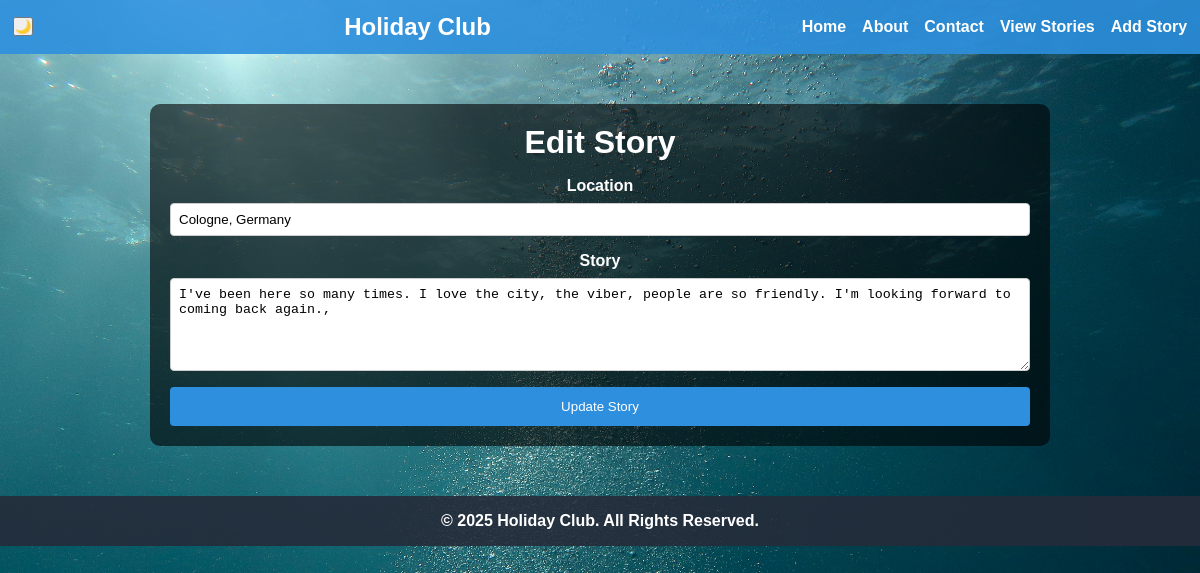
The page /editstory/6 on the database as committed earlier.
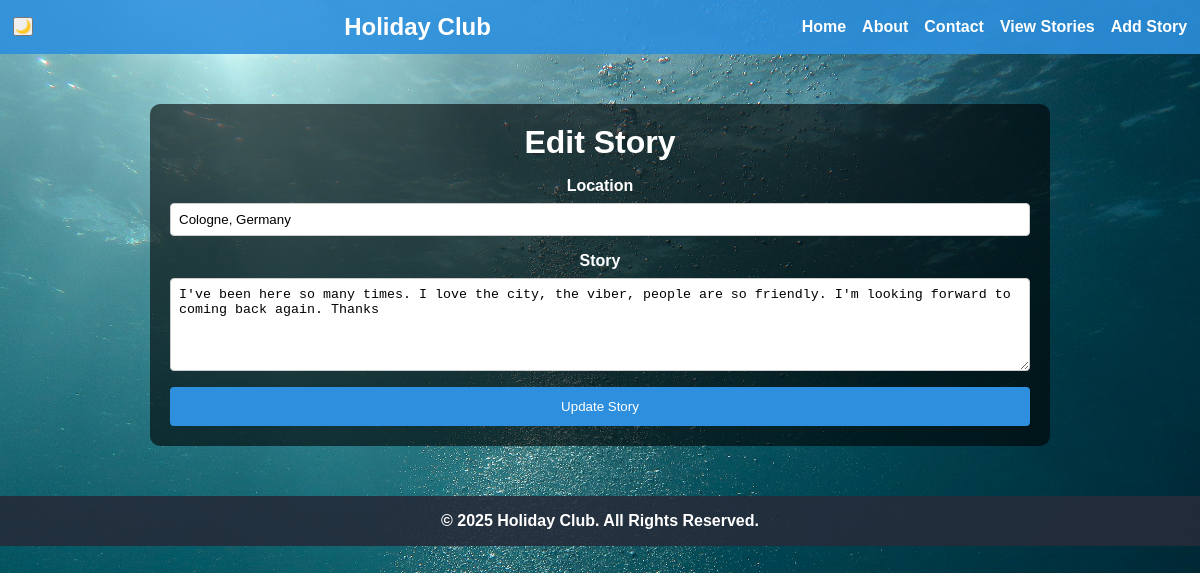
The same page on the database as committed later.
### tables this page shows
CREATE TABLE stories (
            id INTEGER PRIMARY KEY AUTOINCREMENT,
            location TEXT NOT NULL,
            story_text TEXT NOT NULL
        );

### app.py (the view, shortened to what this page needs)
@app.route('/editstory/<int:story_id>', methods=['GET', 'POST'])
def edit_story(story_id):
    conn = get_db_connection()
    story = conn.execute('SELECT * FROM stories WHERE id = ?', (story_id,)).fetchone()
    if story is None:
        conn.close()
        flash("Story not found!", "error")
        return redirect(url_for('view_story'))
    conn.close()
    return render_template('editstory.html', story=story)

### app.py (called while the page is built)
def get_db_connection():
    conn = sqlite3.connect(DATABASE)
    conn.row_factory = sqlite3.Row
    return conn

### templates/editstory.html
{% extends 'base.html' %}
{% block content %}
<h1>Edit Story</h1>
<form method="POST" action="{{ url_for('edit_story', story_id=story.id) }}">
  <div class="form-group">
    <label for="location">Location</label>
    <input type="text" name="location" value="{{ story.location }}" required/>
  </div>
  <div class="form-group">
    <label for="story_text">Story</label>
    <textarea name="story_text" rows="5" required>{{ story.story_text }}</textarea>
  </div>
  <button type="submit">Update Story</button>
</form>
{% endblock %}

### templates/base.html (shortened to what this page needs)
<!DOCTYPE html>
<html lang="en">
<head>
  <link rel="stylesheet" href="{{ url_for('static', filename='css/styles.css') }}">
</head>
<body>
  <nav class="navbar">
    <button id="dark-mode-toggle">🌙</button>
    <div class="nav-logo">
      <a href="{{ url_for('index') }}">Holiday Club</a>
    </div>
    <ul class="nav-links">
      <li><a href="{{ url_for('index') }}">Home</a></li>
      <li><a href="{{ url_for('about') }}">About</a></li>
      <li><a href="{{ url_for('contact') }}">Contact</a></li>
      <li><a href="{{ url_for('view_story') }}">View Stories</a></li>
      <li><a href="{{ url_for('add_story') }}">Add Story</a></li>
    </ul>
  </nav>
  <div class="container">
    {% block content %}
    {% endblock %}
  </div>
  <footer>
    <p>© 2025 Holiday Club. All Rights Reserved.</p>
  </footer>
</body>
</html>

### static/css/styles.css (style rules this page uses)
* { margin: 0; padding: 0; box-sizing: border-box; }
body { background: url("../images/background.jpg") no-repeat center center fixed; background-size: cover; font-family: Arial, sans-serif; color: white; margin: 0; padding: 0; }
h1, h2 { margin-bottom: 1rem; }
.container { background: rgba(0, 0, 0, 0.6); padding: 20px; border-radius: 10px; max-width: 900px; margin: 50px auto; text-align: center; }
.navbar { background-color: rgba(45, 143, 221, 0.9); display: flex; justify-content: space-between; align-items: center; padding: 0.8rem; }
.nav-logo a { color: #fff; text-decoration: none; font-size: 1.5rem; font-weight: bold; }
.nav-links { list-style: none; display: flex; gap: 1rem; }
.nav-links li a { color: #fff; text-decoration: none; font-weight: bold; }
footer { text-align: center; padding: 1rem; background-color: rgba(37, 44, 58, 0.9); color: white; font-weight: bold; margin-top: 2rem; }
form { display: flex; flex-direction: column; gap: 1rem; }
.form-group { display: flex; flex-direction: column; }
label { font-weight: bold; margin-bottom: 0.5rem; }
input[type="text"], input[type="email"], textarea { padding: 0.5rem; border: 1px solid #ccc; border-radius: 4px; }
button[type="submit"], .btn { background-color: #2d8fdd; color: #fff; border: none; padding: 0.75rem 1.25rem; border-radius: 4px; cursor: pointer; text-decoration: none; display: inline-block; }

Rows that differ between the two databases and show on the page:
changed stories "Cologne, Germany": story_text "I've been here so many times. I love the city, the viber, people are so friendly. I'm looking forward to coming back again.," → "I've been here so many times. I love the city, the viber, people are so friendly. I'm looking forward to coming back again. Thanks"
